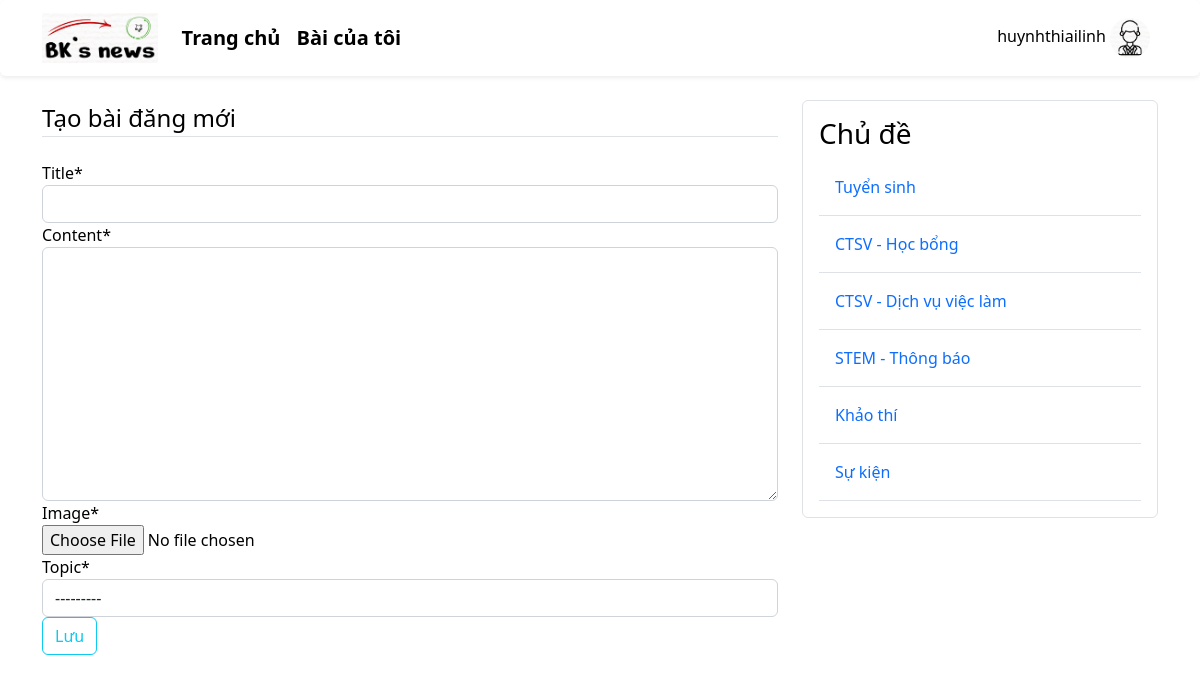
Page /post/create/ (signed in) on the committed database.
### user_app/models.py (models this page shows, shortened)
class Profile(models.Model):
    user = models.OneToOneField(User, on_delete=models.CASCADE)
    avatar = models.ImageField(default='default.jpg', upload_to='profile_pics')

### post_app/models.py (models this page shows)
class Topic(models.Model):
    name = models.TextField(max_length=256)
    def __str__(self):
        return self.name

### post_app/views.py (the view, shortened to what this page needs)
# urls.py: path('post/create/', PostCreateView.as_view(), name='post-create'),
class PostCreateView(LoginRequiredMixin, CreateView):
    model = Post
    template_name = 'post/form.html'
    fields = ['title', 'content', 'image', 'topic']
    def get_context_data(self, **kwargs):
        context = super(PostCreateView, self).get_context_data(**kwargs)
        context['status'] = 'create'
        context['topics'] = Topic.objects.all()
        return context

### post_app/templates/post/form.html (shortened to what this page needs)
{% extends 'base.html' %}
{% load crispy_forms_tags %}
{% block post_content %}
<div class="content-section">
    <form action="" method="post" enctype="multipart/form-data">
        <fieldset class="form-group">
            <legend class="border-bottom mb-4">
                {% if status == 'create' %}
                    Tạo bài đăng mới
                {% endif %}
            </legend>
            {{ form|crispy }}
        </fieldset>
        <div class="form-group">
            <button class="btn btn-outline-info" type="submit">Lưu</button>
        </div>
    </form>
</div>
{% endblock post_content %}
{% block topic_content %}
    {% include 'topic/topic_sidebar.html' %}
{% endblock topic_content %}

### templates/base.html (shortened to what this page needs)
{% load static %}
<!DOCTYPE html>
<html lang="en">
<head>
    <link href="https://cdn.jsdelivr.net/npm/bootstrap@5.2.0-beta1/dist/css/bootstrap.min.css" rel="stylesheet">
    <link rel="stylesheet" type="text/css" href="{% static 'css/main.css' %}">
    <link rel="stylesheet" href="https://cdnjs.cloudflare.com/ajax/libs/font-awesome/6.1.1/css/all.min.css" />
</head>
<body>
    <header>
        <nav class="navbar navbar-expand-md fixed-top navbar-light shadow-sm bg-body rounded">
            <div class="container">
                <a href="{% url 'home' %}" class="navbar-brand mr-4">
                    <img id="logo" src="{% static 'images/logo.jpg' %}" alt="logo">
                </a>
                <div class="collapse navbar-collapse">
                    <div class="navbar-nav">
                        <a href="{% url 'home' %}" class="nav-item nav-link fs-5 fw-bold">Trang chủ</a>
                        <a href="#" class="nav-item nav-link fs-5 fw-bold">Bài của tôi</a>
                    </div>
                    <div class="navbar-nav">
                        {% if user.is_authenticated %}
                            <div class="dropdown nav-item nav-link">
                                <div type="button" id="dropdownMenuButton1" data-bs-toggle="dropdown" aria-expanded="false">
                                    <span>{{ user.username }}</span>
                                    <img src="{{ user.profile.avatar.url }}" alt="avatar" class="rounded-circle navbar-avatar-img">
                                </div>
                            </div>
                        {% endif %}
                    </div>
                </div>
            </div>
        </nav>
    </header>
    <main role="main" class="container">
        <div class="row">
            <div class="col-md-8">
                {% block post_content %}{% endblock %}
            </div>
            <div class="col-md-4">
                {% block topic_content %}{% endblock %}
            </div>
        </div>
    </main>
</html>

### post_app/templates/topic/topic_sidebar.html
<div class="content-section border p-3 rounded">
    <h3>Chủ đề</h3>
    {% for topic in topics %}
        <a href="{% url 'topic-posts' topic.id %}" class="topic-link">
            <div class="border-bottom w-100 p-3">
                {{topic.name}}
            </div>
        </a>
    {% endfor%}
</div>

### post_management_system/static/css/main.css (style rules this page uses)
body { color: #000; margin-top: 5rem; }
a, a:hover { text-decoration: none; }
header > nav { background-color: #B8DBD9; }
.navbar-expand-md .navbar-collapse { justify-content: space-between; }
.nav-item.nav-link { display: inline; color: #000; }
.navbar-avatar-img { height: 40px; width: 40px; }
#logo { height: 50px; }
main { margin-top: 100px; }

### rows in the picture
Topic: name "Tuyển sinh"
Topic: name "CTSV - Học bổng"
Topic: name "CTSV - Dịch vụ việc làm"
Topic: name "STEM - Thông báo"
Topic: name "Khảo thí"
Topic: name "Sự kiện"

### other values in the picture
{{ user.username }} "huynhthiailinh"
